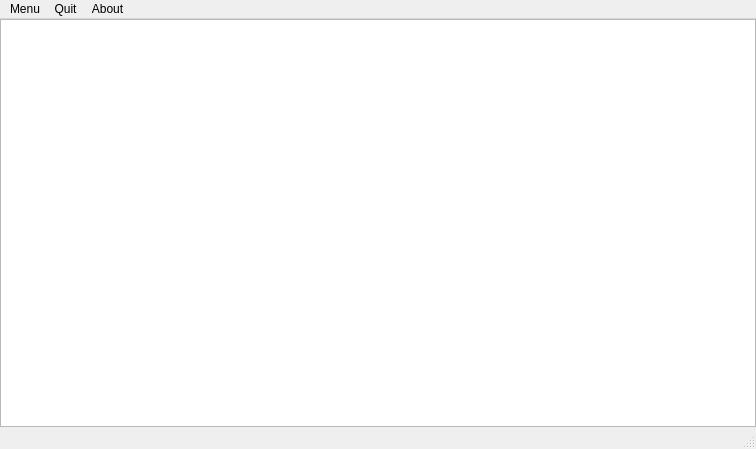
<?xml version="1.0" encoding="UTF-8"?>
<ui version="4.0">
 <class>MainWindow</class>
 <widget class="QMainWindow" name="MainWindow">
  <property name="geometry">
   <rect>
    <x>0</x>
    <y>0</y>
    <width>756</width>
    <height>449</height>
   </rect>
  </property>
  <property name="windowTitle">
   <string>MainWindow</string>
  </property>
  <widget class="QWidget" name="centralwidget">
   <layout class="QHBoxLayout" name="horizontalLayout">
    <property name="leftMargin">
     <number>0</number>
    </property>
    <property name="topMargin">
     <number>0</number>
    </property>
    <property name="rightMargin">
     <number>0</number>
    </property>
    <property name="bottomMargin">
     <number>0</number>
    </property>
    <item>
     <widget class="QPlainTextEdit" name="src"/>
    </item>
   </layout>
  </widget>
  <widget class="QMenuBar" name="menubar">
   <property name="geometry">
    <rect>
     <x>0</x>
     <y>0</y>
     <width>756</width>
     <height>23</height>
    </rect>
   </property>
   <widget class="QMenu" name="menuOpen">
    <property name="title">
     <string>Menu</string>
    </property>
    <addaction name="actionopen"/>
    <addaction name="actionsave"/>
    <addaction name="actioncreate"/>
   </widget>
   <widget class="QMenu" name="menuQuit">
    <property name="title">
     <string>Quit</string>
    </property>
    <addaction name="actionQuit"/>
   </widget>
   <widget class="QMenu" name="menuAbout">
    <property name="title">
     <string>About</string>
    </property>
   </widget>
   <addaction name="menuOpen"/>
   <addaction name="menuQuit"/>
   <addaction name="menuAbout"/>
  </widget>
  <widget class="QStatusBar" name="statusbar"/>
  <action name="actionopen">
   <property name="text">
    <string>Open(CTRL+O)</string>
   </property>
   <property name="shortcut">
    <string>Ctrl+O</string>
   </property>
  </action>
  <action name="actionsave">
   <property name="text">
    <string>Save(CTRL+S)</string>
   </property>
   <property name="shortcut">
    <string>Ctrl+S</string>
   </property>
  </action>
  <action name="actioncreate">
   <property name="text">
    <string>Create(CTRL+N)</string>
   </property>
   <property name="shortcut">
    <string>Ctrl+N</string>
   </property>
  </action>
  <action name="actionQuit">
   <property name="text">
    <string>Quit</string>
   </property>
  </action>
 </widget>
 <resources/>
 <connections/>
</ui>
